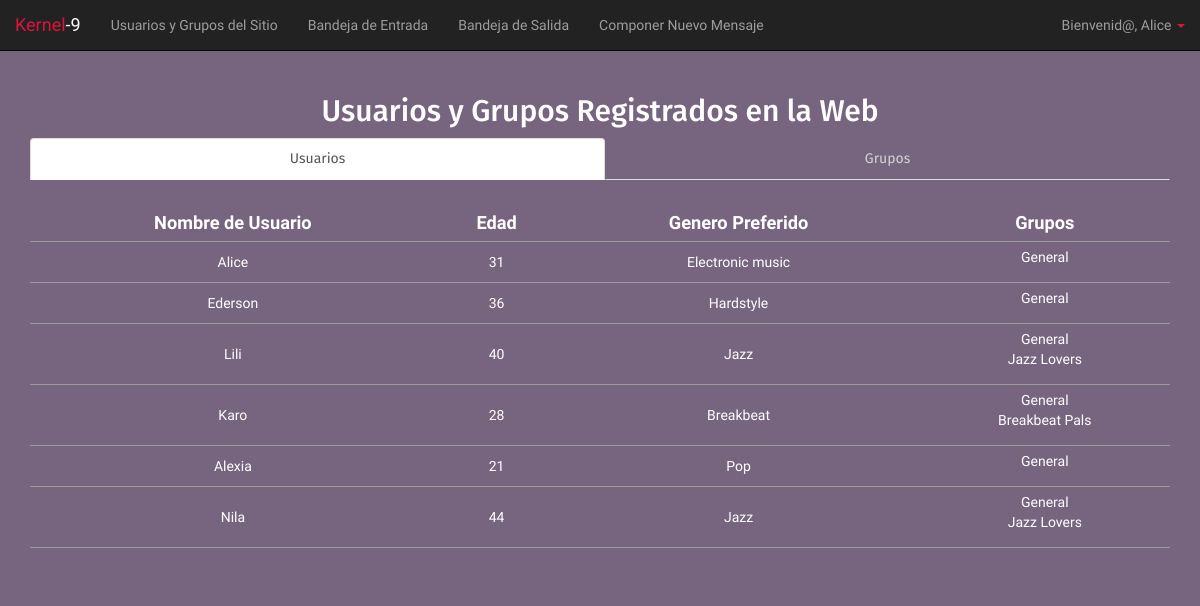
Screenshot of /lists.php (signed in) with the database file from the repository.
### tables this page shows
CREATE TABLE `usuarios` (
  `user_id` int(11) NOT NULL,
  `user_name` varchar(20) NOT NULL,
  `user_email` varchar(40) NOT NULL,
  `user_age` tinyint(4) NOT NULL,
  `user_pass` varchar(255) NOT NULL,
  `user_genre` varchar(255) NOT NULL,
  `user_groups` varchar(200) NOT NULL,
  `user_isAdmin` tinyint(1) NOT NULL
);

### includes/functions.php (called while the page is built, shortened)
<?php
function get_username_from_id($mysqli, $id){
	$query = "SELECT user_name FROM usuarios WHERE user_id='$id'";
	$resultado = $mysqli->query($query) or die ($mysqli->error. " en la línea ".(__LINE__-1));
	$stuff = $resultado->fetch_assoc();
	return $stuff['user_name'];
}
function obtain_user_list($mysqli){
	$query = "SELECT * FROM usuarios";
	$resultado = $mysqli->query($query) or die ($mysqli->error. " en la línea ".(__LINE__-1));
	return $resultado;
}
?>

### lists.php (the view, shortened to what this page needs)
<?php
require('includes/db.php');
?>
<!DOCTYPE html>
<html lang="es">
<head>
	<?php require "includes/header.php"; ?>
	<link rel="stylesheet" type="text/css" href="css/messages.css">
	<link rel="stylesheet" type="text/css" href="css/user-list.css">
</head>
<body>
	<?php require "includes/navbar.php"; ?>
	<?php require "includes/functions.php"; ?>
	<div class="container">
		<div class="row">
			<div class="col-lg-12">
				<h2 style="text-align: center;" >Usuarios y Grupos Registrados en la Web</h2>
			</div>
			<div class="col-lg-12">
				<ul class="nav nav-tabs nav-justified">
					<li class="active"><a data-toggle="tab" href="#user_list">Usuarios</a></li>
					<li><a data-toggle="tab" href="#group_list">Grupos</a></li>
				</ul>
				<div class="tab-content">
					<div id="user_list" class="tab-pane fade in active messages-container">
						<?php
						$resultado = obtain_user_list($mysqli);
						$rows = mysqli_num_rows($resultado);
						if($rows > 0){
							echo '
							<div class="row" style="margin-top:25px;">
								<div class="col-md-12 message">
									<table>
										<tr>
											<th>Nombre de Usuario</th>
											<th>Edad</th>
											<th>Genero Preferido</th>
											<th>Grupos</th>
										</tr>';
										while ($usuario = $resultado->fetch_assoc()) {
											$user = get_username_from_id($mysqli, $usuario["user_id"]);
											$edad = $usuario["user_age"];
											$genero = $usuario["user_genre"];
											echo '
											<tr>
												<td>'.$user.'</td>
												<td>'.$edad.'</td>
												<td>'.$genero.'</td>
												<td>
													<ul style="padding: 0;list-style-type: none;">'
														;
														$groups = explode(",", $usuario["user_groups"]);
														foreach ($groups as $grupo) {
															echo '<li>'.$grupo.'</li>';
														}
														echo '
													</ul>
												</td>
											</tr>';
										}
										echo '
									</table>
								</div>
							</div>
							';
						} else {
							echo '
							<div class="row section" style="text-align:center;">
								<h2> No Existe ningun usuario registrado</h2>
							</div>
							';
						}
						?>
					</div>
				</div>
			</div>
		</div>
	</div>
</body>
</html>

### css/body-style.css (style rules this page uses)
body { margin-top:175px; background: url('../img/silkbrush8.png'); background-repeat: no-repeat; background-attachment: fixed; background-color: #77657f; color: white; font-family: 'Fira Sans', sans-serif; }

### css/messages.css (style rules this page uses)
body { margin-top: 75px; }
.nav-tabs > li > a { color: lightgray; }
.messages-container { margin-bottom: 30px; }

### css/user-list.css (style rules this page uses)
table { width: 100%; }
table th { font-size: 1.3em; }
table td { font-size: 1em; vertical-align: middle; }
table th, td { padding: 5px; text-align: center; border-bottom: 1px solid #999; font-family: 'Asap', serif; }

### rows the page displays
usuarios: user "Alice", user_age "31", user_genre "Electronic music", user_groups "General"
usuarios: user "Ederson", user_age "36", user_genre "Hardstyle", user_groups "General"
usuarios: user "Lili", user_age "40", user_genre "Jazz", user_groups "General", user_groups "Jazz Lovers"
usuarios: user "Karo", user_age "28", user_genre "Breakbeat", user_groups "General", user_groups "Breakbeat Pals"
usuarios: user "Alexia", user_age "21", user_genre "Pop", user_groups "General"
usuarios: user "Nila", user_age "44", user_genre "Jazz", user_groups "General", user_groups "Jazz Lovers"

### other values shown
$_SESSION['username'] "Alice"
